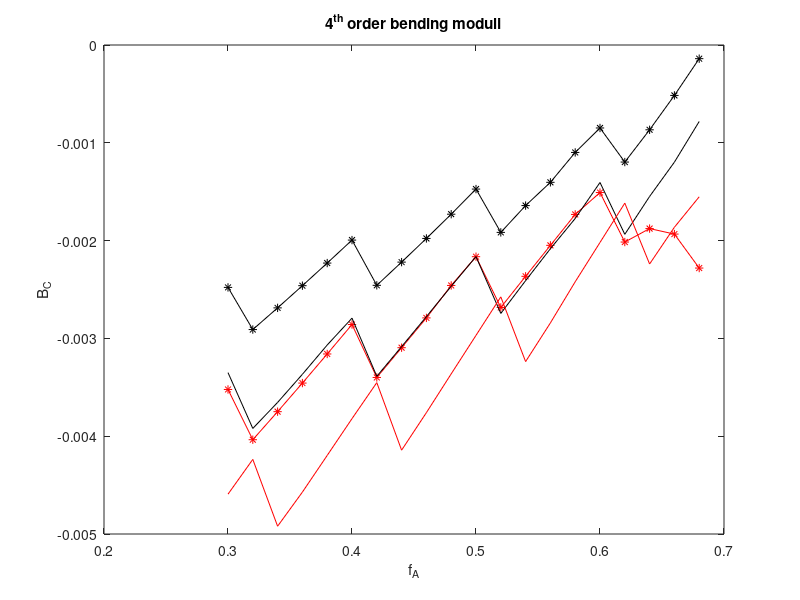

MATLAB code for this plot:

load ABcyl25.dat;
load ABAcyl25.dat;
load ABcyl30.dat;
load ABAcyl30.dat;

fA = ABcyl25(:,1);
AB4th = ABcyl25(:,7);
ABA4th = ABAcyl25(:,7);
AB4th30 = ABcyl30(:,7);
ABA4th30 = ABAcyl30(:,7);

ABA4th = 2*ABA4th;
AB4th = 2*AB4th;
AB4th30 = 2*AB4th30;
ABA4th30 = 2*ABA4th30;

A = plot (fA,AB4th, 'k*-',fA, ABA4th, 'r*-',fA, AB4th30, 'k-',fA, ABA4th30, 'r-');
%B = plot ( fA, ABkm30, 'k-',fA, ABAkm30, 'r-' );
xlabel('f_A'), ylabel('B_C')
title('4^{th} order bending moduli')
